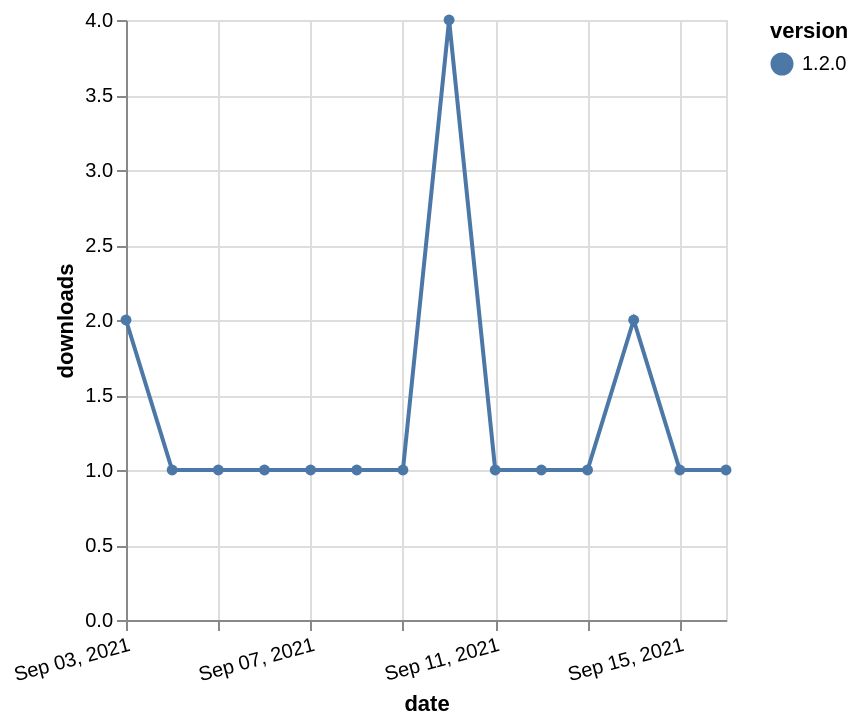

Vega-Lite specification for this chart:
### Vega-Lite specification from a JSON file in a GitHub repository (floating-point values rounded to 4 significant figures)
{"$schema": "https://vega.github.io/schema/vega-lite/v5.json", "description": "A simple bar chart with embedded data.", "data": {"values": [{"date": "2021-09-03", "total": 593, "delta": 2, "version": "1.2.0"}, {"date": "2021-09-04", "total": 594, "delta": 1, "version": "1.2.0"}, {"date": "2021-09-05", "total": 595, "delta": 1, "version": "1.2.0"}, {"date": "2021-09-06", "total": 596, "delta": 1, "version": "1.2.0"}, {"date": "2021-09-07", "total": 597, "delta": 1, "version": "1.2.0"}, {"date": "2021-09-08", "total": 598, "delta": 1, "version": "1.2.0"}, {"date": "2021-09-09", "total": 599, "delta": 1, "version": "1.2.0"}, {"date": "2021-09-10", "total": 603, "delta": 4, "version": "1.2.0"}, {"date": "2021-09-11", "total": 604, "delta": 1, "version": "1.2.0"}, {"date": "2021-09-12", "total": 605, "delta": 1, "version": "1.2.0"}, {"date": "2021-09-13", "total": 606, "delta": 1, "version": "1.2.0"}, {"date": "2021-09-14", "total": 608, "delta": 2, "version": "1.2.0"}, {"date": "2021-09-15", "total": 609, "delta": 1, "version": "1.2.0"}, {"date": "2021-09-16", "total": 610, "delta": 1, "version": "1.2.0"}]}, "width": "container", "mark": {"type": "line", "point": {"filled": true}}, "encoding": {"x": {"field": "date", "type": "temporal", "timeUnit": "yearmonthdate", "title": "date", "axis": {"labelAngle": -15}}, "y": {"field": "delta", "type": "quantitative", "title": "downloads"}, "color": {"field": "version", "type": "nominal"}, "tooltip": {"field": "delta"}}}
